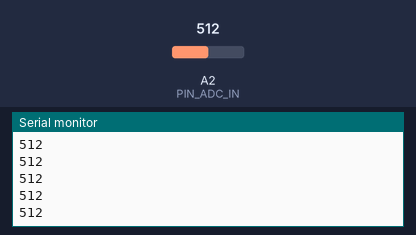
Simulated run of this sketch. Board: Arduino Uno, built with avr-gcc and run on an emulated ATmega328P. On the bench: the last lines printed to the serial monitor. The inputs (shaded band) are chosen by the test bench; at power-on: A2 (PIN_ADC_IN) = 512.

Above: at 1.2 s.
1.3 s: A2 (PIN_ADC_IN) set to 716
At 2.0 s:
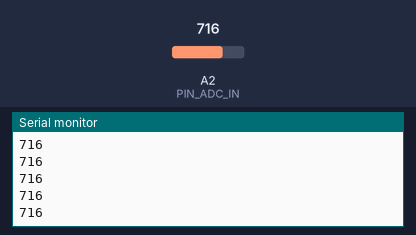
2.8 s: A2 (PIN_ADC_IN) set to 900
At 3.8 s:
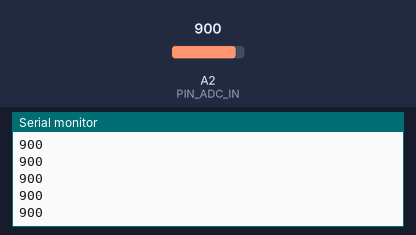
Timing chart, 0 to 5.8 s (numbered marks = the images above; inputs shaded):
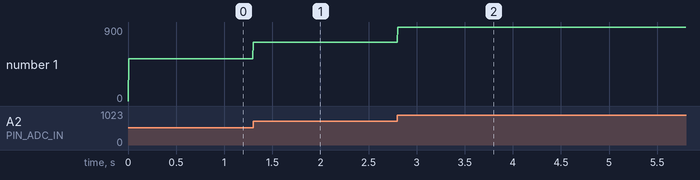

Measured:
- after the input at 1.3 s, the serial monitor: prints a new line at once (image 1)
- after the input at 2.8 s, the serial monitor: prints a new line at once (image 2)
- plotted number 1: 512 → 716 after the input at 1.3 s, 716 → 900 after the input at 2.8 s

The sketch:

ADC_Study.ino
```cpp
// Quick script to pull sensor data and study it's noise frequencies to improve filter desiogn
#include <TimerOne.h>


int PIN_ADC_IN = A2;

volatile int val;


void isr()
{
    val = analogRead(A2);
}


void setup()
{
    Timer1.initialize(1000);
    Timer1.attachInterrupt(isr);
    Serial.begin(115200);

}

void loop()
{
    int rd;

    noInterrupts();
    rd = val;
    interrupts();

    Serial.println(rd);
    delay(5);

}
```
